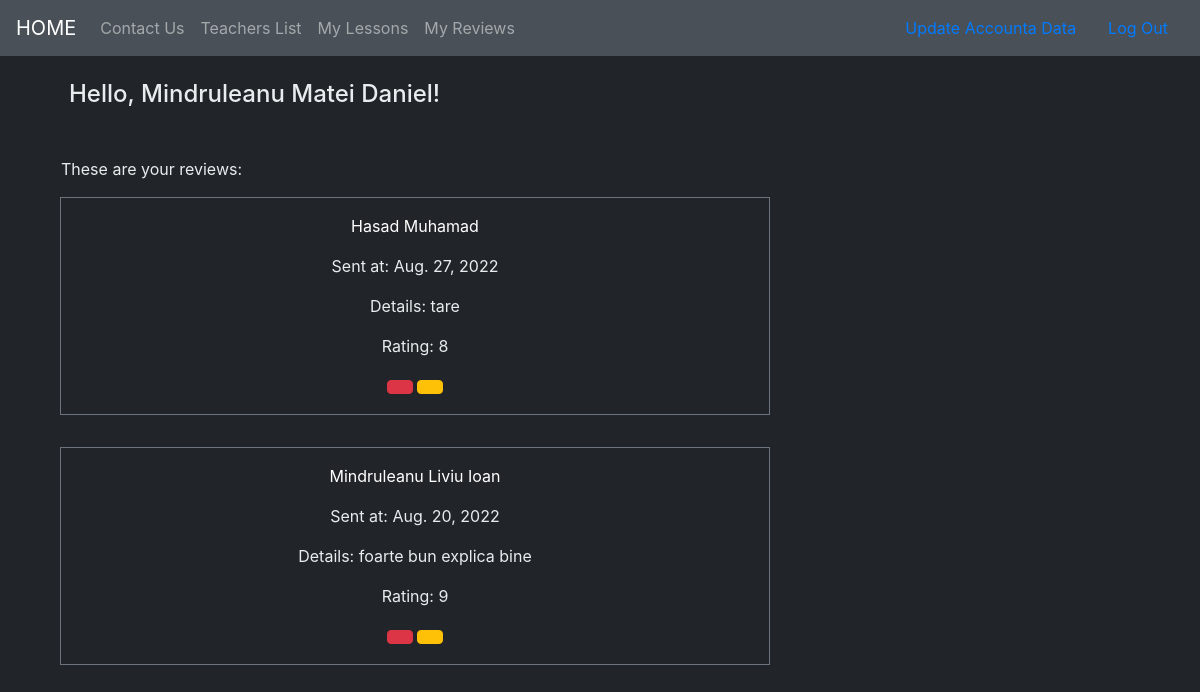
Before: /reviews/sr/8/ (signed in) with the older database file.
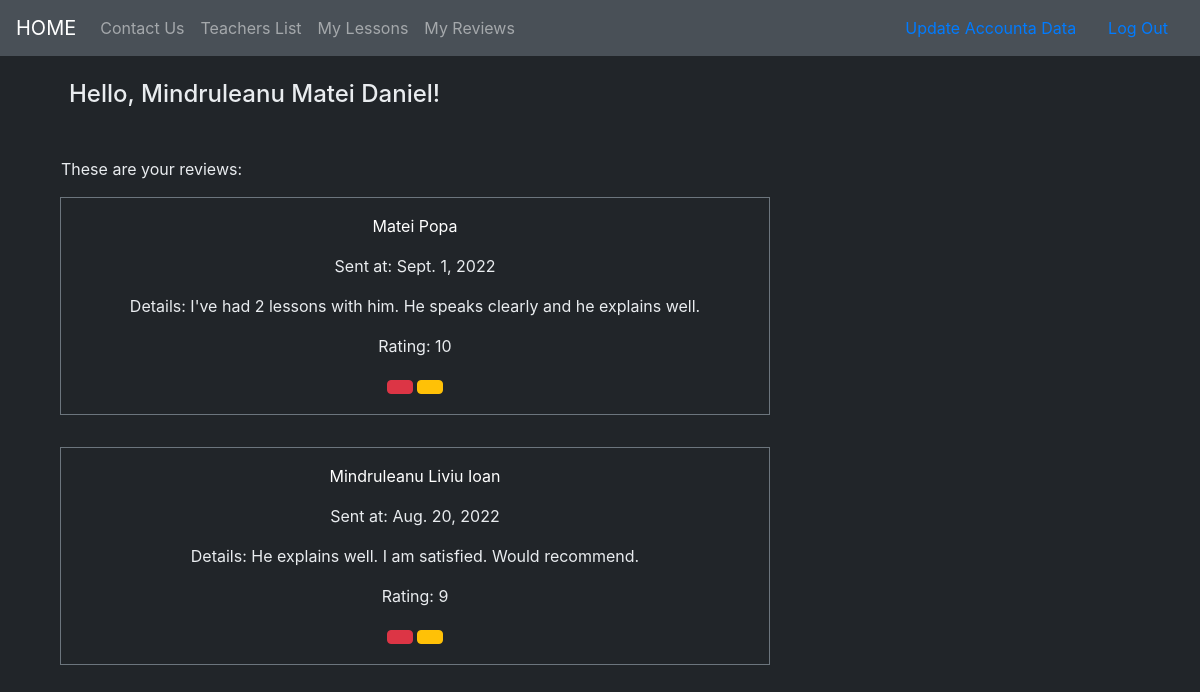
After: the same page with the newer database file.
### accounts/models.py (models this page shows, shortened)
class User(AbstractUser):
    phone_number = models.CharField(max_length=10,blank=False, validators=[phone_number_validator], unique=True)
    email = models.EmailField(unique=True)
    is_student = models.BooleanField(default=False)
    is_teacher = models.BooleanField(default=False)

class Teacher(models.Model):
    user = models.OneToOneField(User, on_delete=models.CASCADE, primary_key=True)
    subject = models.ForeignKey(Subject, on_delete=models.SET_NULL, null=True)
    price = models.IntegerField(default=100)

### reviews/models.py (models this page shows, shortened)
class Review(models.Model):
    user = models.ForeignKey(User, on_delete=models.CASCADE)
    teacher = models.ForeignKey(Teacher, on_delete=models.CASCADE, null=True)
    sent_date = models.DateField(auto_now_add=True)
    description = models.TextField()
    rating = models.PositiveIntegerField(validators = [rating_validator])
    class Meta:
        ordering = ["-sent_date"]
        unique_together = ['user', 'teacher']

### reviews/views.py (the view)
# urls.py: path('sr/<int:pk>/', views.StudentReviews.as_view(), name='student_reviews'),
@method_decorator([login_required, student_required], name='dispatch')
class StudentReviews(generic.ListView):
    model = Review
    template_name = 'reviews/student_reviews_list.html'
    paginate_by = 5
    def get_queryset(self):
        queryset = super(StudentReviews, self).get_queryset()
        queryset = queryset.filter(user=self.request.user)
        return queryset
    def get_context_data(self,**kwargs):
        context = super().get_context_data(**kwargs)
        context['user'] = self.request.user
        return context

### reviews/templates/reviews/student_reviews_list.html (shortened to what this page needs)
{% extends "base.html" %}
{% load bootstrap_icons %}
{% block extra_css %}
    {% load static %}
    <link rel="stylesheet" type="text/css" href="{% static 'invicta/css/lessons_and_reviews.css' %}" >
{% endblock %}
{% block content %}
    <h4 class="list-title">Hello, {{user.first_name}} {{user.last_name}}!</h4>
    <p class="list-paragraph">These are your reviews:</p>
    <div class="col-md-8">
        {% for review in object_list  %}
            {% include "reviews/_student_review.html" %}
        {% endfor %}
    </div>
{% endblock %}

### templates/base.html (shortened to what this page needs)
<!DOCTYPE html>
{% load static %}
<html>
  <head>
    <link rel="stylesheet" href="https://cdn.jsdelivr.net/npm/bootstrap@4.4.1/dist/css/bootstrap.min.css">
    <link rel="stylesheet" type="text/css" href="{% static 'invicta/css/master.css' %}" >
    {% block extra_css %}
    {% endblock %}
  </head>
  <body>
    <nav class="navbar navbar-expand-lg navbar-dark custom-navbar  mynav">
        <a class="navbar-brand mynav" href="{% url 'home' %}">HOME</a>
        <div class="collapse navbar-collapse" id="navbarSupportedContent">
            <ul class="navbar-nav mr-auto">
                <li class="nav-item">
                    <a class="nav-link" href="{% url 'contact_us' %}">Contact Us</a>
                </li>
                {% if user.is_authenticated %}
                    {% if user.is_student %}
                        <li class="nav-item">
                            <a class="nav-link" href="{% url 'all_teachers' %}">Teachers List</a>
                        </li>
                        <li class="nav-item">
                            <a class="nav-link" href="{% url 'lessons:student_lessons' pk=user.pk %}">My Lessons</a>
                        </li>
                        <li class="nav-item">
                            <a class="nav-link" href="{% url 'reviews:student_reviews' pk=user.pk %}">My Reviews</a>
                        </li>
                    {% endif %}
                {% endif %}
            </ul>
            {% if user.is_authenticated %}
                {% if user.is_student %}
                    <li class="nav">
                        <a class="nav-link" href="{% url 'accounts:update_user' pk=user.pk %}">Update Accounta Data</a>
                    </li>
                {% endif %}
                <li class="nav">
                    <a class="nav-link" href="{% url 'accounts:logout' %}">Log Out</a>
                </li>
            {% endif %}
        </div>
    </nav>
    <div class="container mycontent">
        {% block content %}
        {% endblock %}
    </div>
  </body>
</html>

### reviews/templates/reviews/_student_review.html (shortened to what this page needs)
{% load bootstrap_icons %}
<div class="review_list_div">
    <a class="lessons-a review-a" href="{% url 'profiles:profile_detail' slug=review.teacher.profile.slug %}">
        {{ review.teacher.user.first_name }} {{ review.teacher.user.last_name }}
    </a>
    <p>
        Sent at: {{ review.sent_date }}
    </p>
    <p>
        Details: {{ review.description }}
    </p>
    <p>
        Rating: {{ review.rating }}
    </p>
    <div class="col-lg-12 delete_edit_review_div">
        <a class="btn btn-danger" href="{% url 'reviews:delete_review' pk=review.pk %}">
        </a>
        <a class="btn btn-warning" href="{% url 'reviews:update_review' pk=review.pk %}">
        </a>
    </div>
</div>

### static/invicta/css/master.css (style rules this page uses)
.review_list_div { border : 1px solid black; margin-bottom: 2em; text-align: center; }
.custom-navbar { background-color: #495057; }
body { background-color: #212529; color: #E9ECEF; }

### static/invicta/css/lessons_and_reviews.css (style rules this page uses)
a.lessons-a { color: white; text-decoration: none; margin-left: 1.25em; margin-right: 1.25em; }
.list-title { margin: 1em 1em 2em 1em; }
.list-paragraph { font-size: 1em; margin-left: 1em; }
.review_list_div { border : 1px solid #6C757D; margin-bottom: 2em; text-align: center; padding-top: 1em; }
a.review-a { margin-bottom: 1em; display: block; }
.delete_edit_review_div { margin-bottom: 1em; }

Changed rows visible on the page:
removed Review: teacher.user.first_name "Hasad", teacher.user.last_name "Muhamad", sent_date "Aug. 27, 2022", description "tare", rating "8"
added Review: teacher.user.first_name "Matei", teacher.user.last_name "Popa", sent_date "Sept. 1, 2022", description "I've had 2 lessons with him. He speaks clearly and he explains well.", rating "10"
changed Review "Mindruleanu": description "foarte bun explica bine" → "He explains well. I am satisfied. Would recommend."
